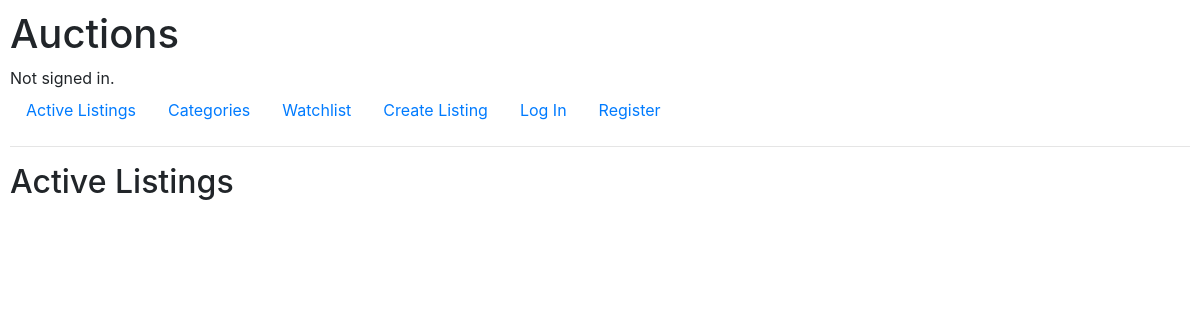
The app's page /, older data.
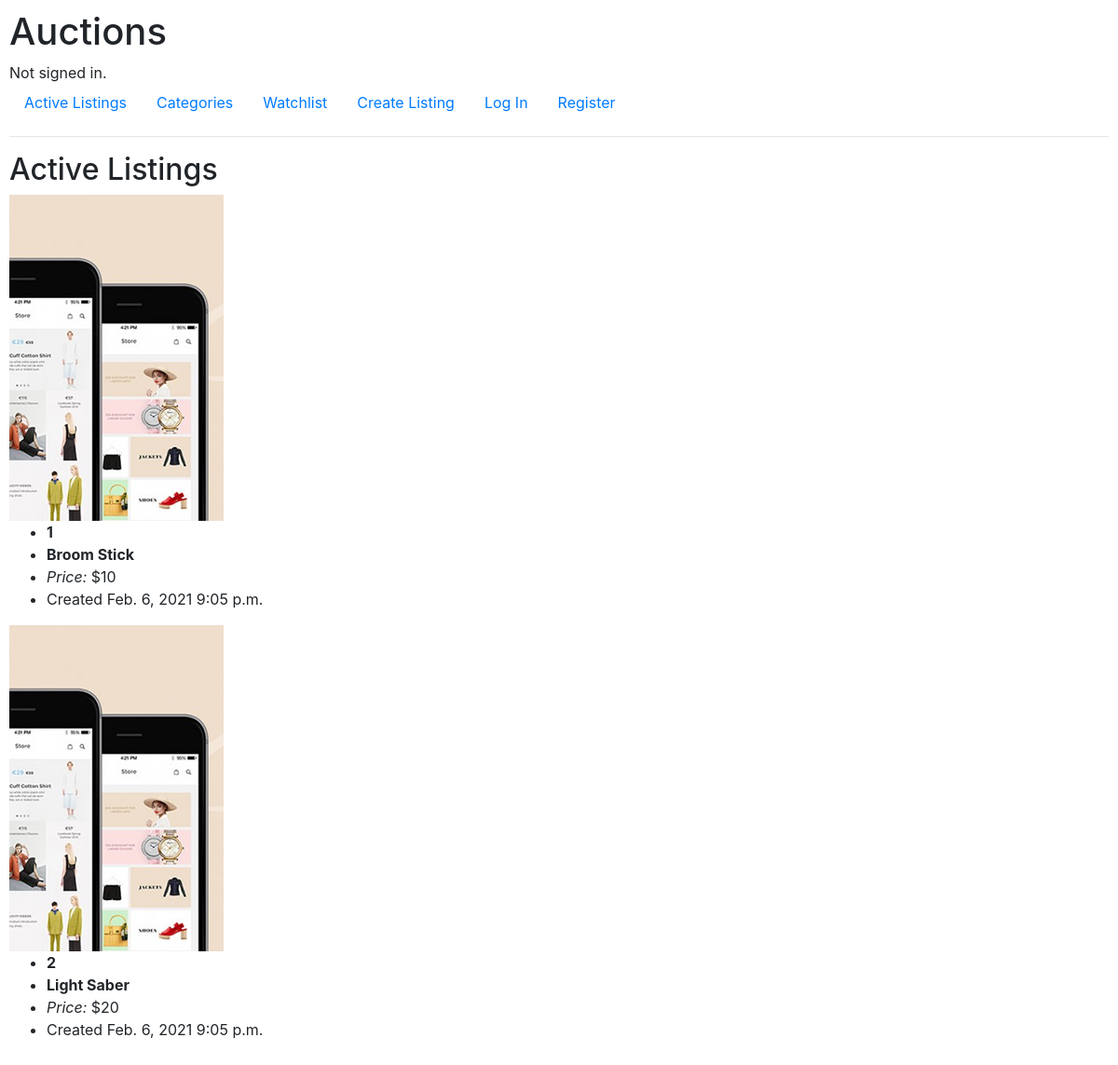
The same page, newer data.
### auctions/models.py (models this page shows, shortened)
class AuctionListing(models.Model):
    item = models.OneToOneField(Item, on_delete=models.CASCADE, related_name="item")
    listedBy = models.ForeignKey(
        User, on_delete=models.CASCADE, related_name="listed_by")
    createDate = models.DateField(default=datetime.now, blank=True)
    createTime = models.TimeField(default=datetime.now, blank=True)

class Item(models.Model):
    itemName = models.CharField(max_length=64)
    price= models.PositiveIntegerField()
    description = models.TextField()
    category = models.CharField(max_length=64, null=True)
    image = models.ImageField(upload_to='static/auctions/images/', null=True)

### auctions/views.py (the view)
# urls.py: path("", views.index, name="index"),
def index(request):
    return render(request, "auctions/index.html",{
        "listings": AuctionListing.objects.all()
    })

### auctions/templates/auctions/index.html
{% extends "auctions/layout.html" %} {% load static %} {% block body %}
<h2>Active Listings</h2>
{% for i in listings %}
<div>
    <div>
        <a href="{% url 'listings' i.item.id %} "><img src="{% static 'auctions/images/1.png' %}" alt="img 1" /></a>
    </div>
    <div class="listing-description">
        <ul>
            <li><strong>{{ i.item.id}}</strong></li>
            <li><strong>{{ i.item.itemName}}</strong></li>
            <li><em>Price: </em>${{ i.item.price}}</li>
            <li>Created {{ i.createDate }} {{ i.createTime }}</li>
        </ul>
    </div>
</div>
{% endfor %} {% endblock %}

Row changes from the older to the newer data that the page shows:
added AuctionListing: item.id "1", item.itemName "Broom Stick", item.price "10", createDate "Feb. 6, 2021", createTime "9:05 p.m."
added AuctionListing: item.id "2", item.itemName "Light Saber", item.price "20", createDate "Feb. 6, 2021", createTime "9:05 p.m."
